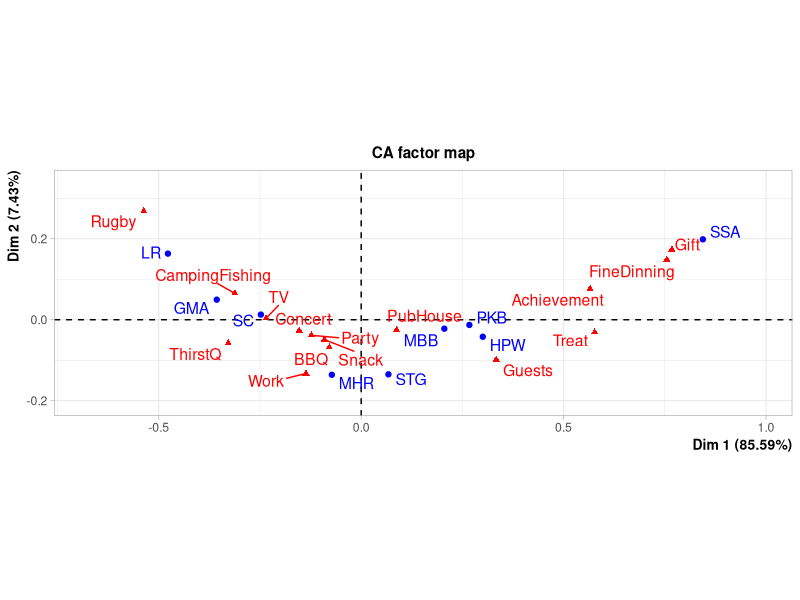

The R script that drew this image:
## ---- chunk 1
# Si non installé
# install.packages("readxl")

library(readxl)

cata_data <- read_excel(path = "beers_cata.xlsx")
cata_data <- as.data.frame(cata_data) # Conversion en data frame standard

head(cata_data)    # Vérification visuelle des premières lignes
summary(cata_data) # Aperçu des variables
## ---- chunk 2
cont_tab_item1 <- tapply(cata_data[[3]], cata_data$Product, sum, na.rm = TRUE)
cont_tab_item1
## ---- chunk 3
# Sélection des colonnes d'items (à adapter selon votre fichier)
items_cols <- 3:17

# Agrégation par produit
cont_tab <- aggregate(
  cata_data[, items_cols],
  by = list(Product = cata_data$Product),
  FUN = function(x) sum(x, na.rm = TRUE)
)

# Mise en forme : les noms de produits deviennent les noms de lignes
rownames(cont_tab) <- cont_tab$Product
cont_tab <- cont_tab[, -1] # Suppression de la colonne Product redondante

cont_tab
## ---- chunk 4
# Si non installé
# install.packages("FactoMineR")

library(FactoMineR)

res_descfreq <- descfreq(cont_tab)
names(res_descfreq)
## ---- chunk 5
res_descfreq[["SSA"]]
## ---- chunk 6
#| fig-cap: "Carte produits–items (Analyse des Correspondances)"
res_ca <- CA(cont_tab, graph = FALSE)
plot(res_ca)
